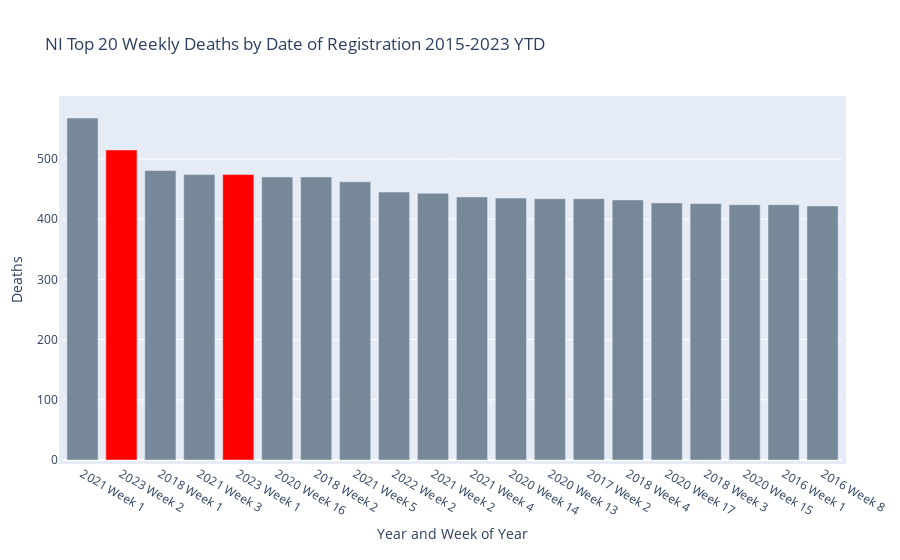

The notebook cell saved with this chart:
### Code cell
import plotly.graph_objects as go
from plotly.subplots import make_subplots

colors = ['lightslategray',] * 20
colors[1] = 'red'
colors[4] = 'red'

fig_layout = go.Layout(
    height=500,
    margin=dict(l=50, r=50, b=100, t=100, pad=4),
    title=dict(text="NI Top 20 Weekly Deaths by Date of Registration 2015-2023 YTD"),
    xaxis=dict(title_text="Year and Week of Year", type='category'),
    yaxis=dict(title_text="Deaths"),
)

# marker color can be a single color value or an iterable
fig = go.Figure(data=[go.Bar(x=sorted_melted_df['Year_and_Week'],y=sorted_melted_df['Weekly_Deaths'], marker_color=colors)], layout=fig_layout)

fig.update_layout(title_text="NI Top 20 Weekly Deaths by Date of Registration 2015-2023 YTD")

fig.update_traces(textfont_size=12, textangle=0, textposition="outside", cliponaxis=False)

fig.show()

### Figure 1 — Plotly figure (JSON) as saved in the notebook; plotly's stock layout.template omitted (floating-point values rounded to 4 significant figures)
{"data": [{"cliponaxis": false, "marker": {"color": ["lightslategray", "red", "lightslategray", "lightslategray", "red", "lightslategray", "lightslategray", "lightslategray", "lightslategray", "lightslategray", "lightslategray", "lightslategray", "lightslategray", "lightslategray", "lightslategray", "lightslategray", "lightslategray", "lightslategray", "lightslategray", "lightslategray"]}, "textangle": 0, "textfont": {"size": 12}, "textposition": "outside", "type": "bar", "x": ["2021 Week 1", "2023 Week 2", "2018 Week 1", "2021 Week 3", "2023 Week 1", "2020 Week 16", "2018 Week 2", "2021 Week 5", "2022 Week 2", "2021 Week 2", "2021 Week 4", "2020 Week 14", "2020 Week 13", "2017 Week 2", "2018 Week 4", "2020 Week 17", "2018 Week 3", "2020 Week 15", "2016 Week 1", "2016 Week 8"], "y": [568, 515, 481, 474, 474, 470, 470, 462, 445, 443, 437, 435, 434, 434, 432, 427, 426, 424, 424, 422]}], "layout": {"autosize": true, "margin": {"b": 100, "l": 50, "pad": 4, "r": 50, "t": 100}, "title": {"text": "NI Top 20 Weekly Deaths by Date of Registration 2015-2023 YTD"}, "xaxis": {"autorange": true, "range": [-0.5, 19.5], "title": {"text": "Year and Week of Year"}, "type": "category"}, "yaxis": {"autorange": true, "range": [0, 597.9], "title": {"text": "Deaths"}, "type": "linear"}}}
